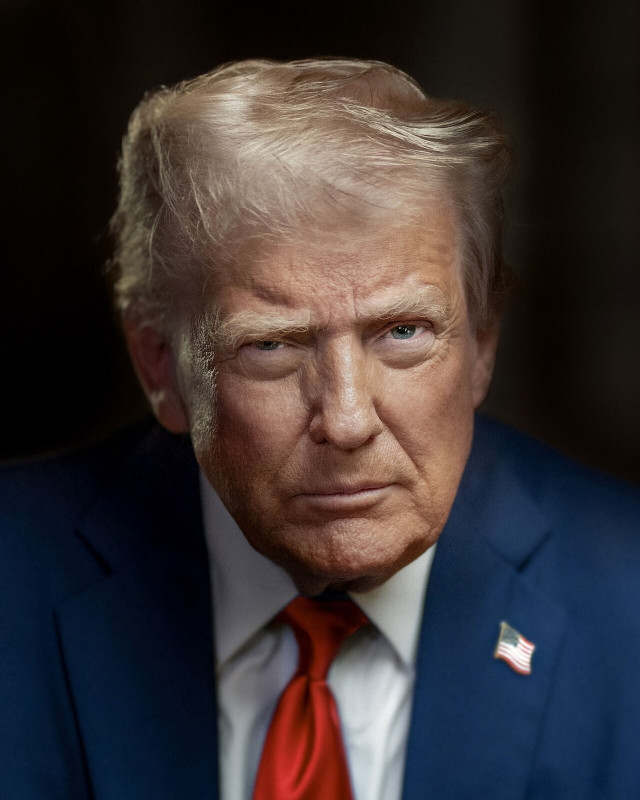
#> input picture art/comfy/refs/trump_photo_2025.jpg, 1280 x 1600 px (shown at 1/2 size)
$ python compare_shots.py ../../../art/comfy/refs/trump_photo_2025.jpg ../../../art/comfy/refs/carney_concept_master_1024.png
#> lines starting #> are read from the running program, lines starting #| are printed output that depends on the picture; after the words box and inside, x2 and y2 are one past the last pixel; in counts of white or black regions, pixels touching at a corner belong together; long printed decimals are rounded
"""Compare two review captures: silhouette IoU and CIE76 ΔE in the intersection."""
import json
import sys

import numpy as np
from PIL import Image

BG = np.array([0x22, 0x25, 0x2C], np.int16)


def load(path):
    return np.asarray(Image.open(path).convert("RGB"))
#> returned value is the input picture: shape (1600, 1280, 3); mean R, G, B 58.3, 50.8, 51.8


def silhouette(im):
    return np.abs(im.astype(np.int16) - BG).sum(-1) > 18


def srgb_to_lab(rgb):
    x = rgb.astype(np.float64) / 255.0
    a = np.where(x <= 0.04045, x / 12.92, ((x + 0.055) / 1.055) ** 2.4)
    M = np.array([[0.4124564, 0.3575761, 0.1804375],
                  [0.2126729, 0.7151522, 0.0721750],
                  [0.0193339, 0.1191920, 0.9503041]])
    xyz = a @ M.T
    xyz /= np.array([0.95047, 1.0, 1.08883])
    d = np.where(xyz > 0.008856, np.cbrt(xyz), (903.3 * xyz + 16.0) / 116.0)
    L = 116.0 * d[..., 1] - 16.0
    A = 500.0 * (d[..., 0] - d[..., 1])
    B = 200.0 * (d[..., 1] - d[..., 2])
    return np.stack([L, A, B], -1)


def stats(a, b, mask):
    n = int(mask.sum())
    if n < 16:
        return {"n": n, "de50": None, "de95": None}
    da = srgb_to_lab(a[mask])
    db = srgb_to_lab(b[mask])
    de = np.sqrt(((da - db) ** 2).sum(-1))
    return {"n": n, "de50": float(np.median(de)), "de95": float(np.percentile(de, 95))}


def head_mask(sil):
    ys, xs = np.where(sil)
    if len(ys) == 0:
        return sil
    y0, y1 = ys.min(), ys.max()
    cut = y0 + int(0.28 * (y1 - y0 + 1))
    m = np.zeros_like(sil)
    m[:cut] = sil[:cut]
    return m


def main(path_a, path_b):
    a, b = load(path_a), load(path_b)
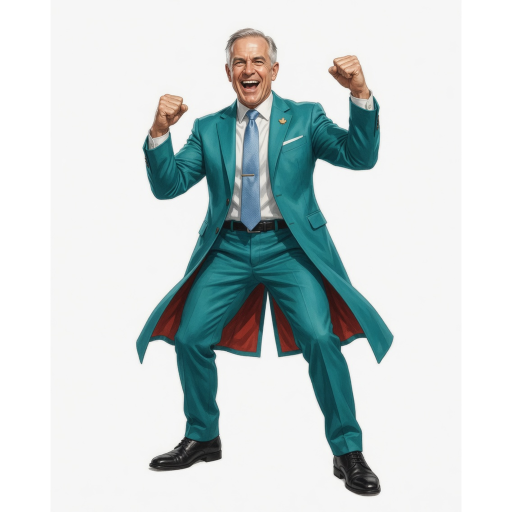
#> input picture art/comfy/refs/carney_concept_master_1024.png, 1024 x 1024 px (shown at 1/2 size)
#> in load, returned value is the input picture: shape (1024, 1024, 3); mean R, G, B 205.6, 214.7, 215
    if a.shape != b.shape:
        b = np.asarray(Image.fromarray(b).resize((a.shape[1], a.shape[0]), Image.NEAREST))
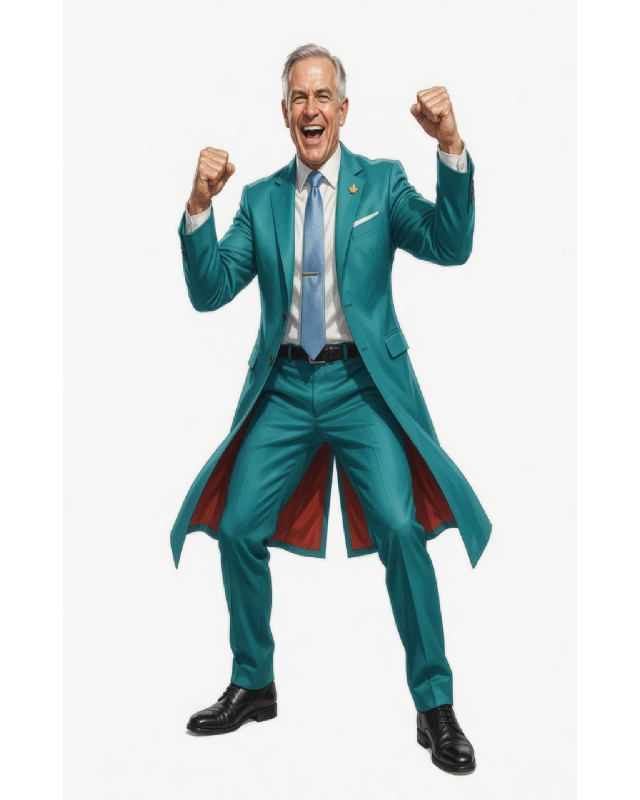
#> b: shape (1600, 1280, 3) (shown at 1/2 size); mean R, G, B 205.5, 214.7, 214.9
    sa, sb = silhouette(a), silhouette(b)
#> in silhouette, `return np.abs(im.astype(np.int16) - BG).sum(-1) > 18`:
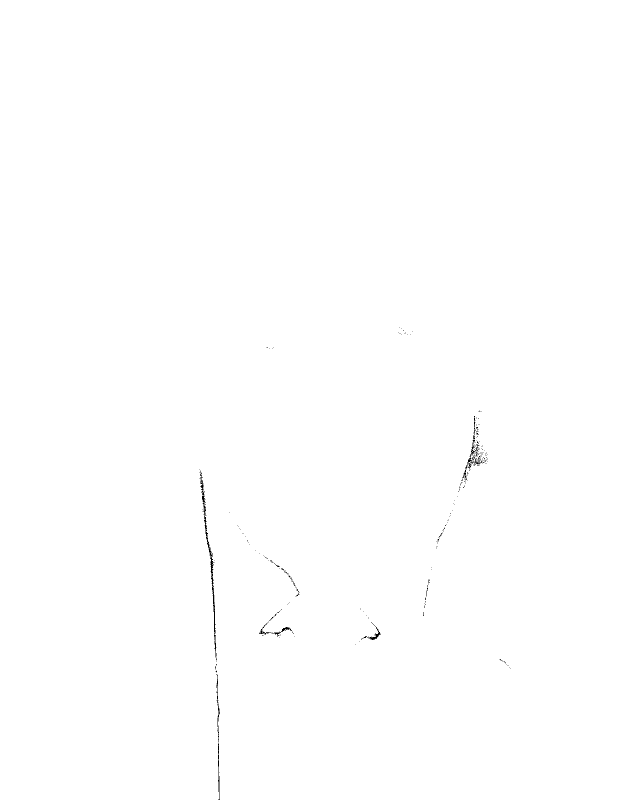
#> returned value: shape (1600, 1280) bool (shown at 1/2 size); 99.8% white; black in thin lines or dots, all inside (x1, y1, x2, y2) = (399, 655, 1021, 1600)
#> in silhouette (call 2), `return np.abs(im.astype(np.int16) - BG).sum(-1) > 18`:
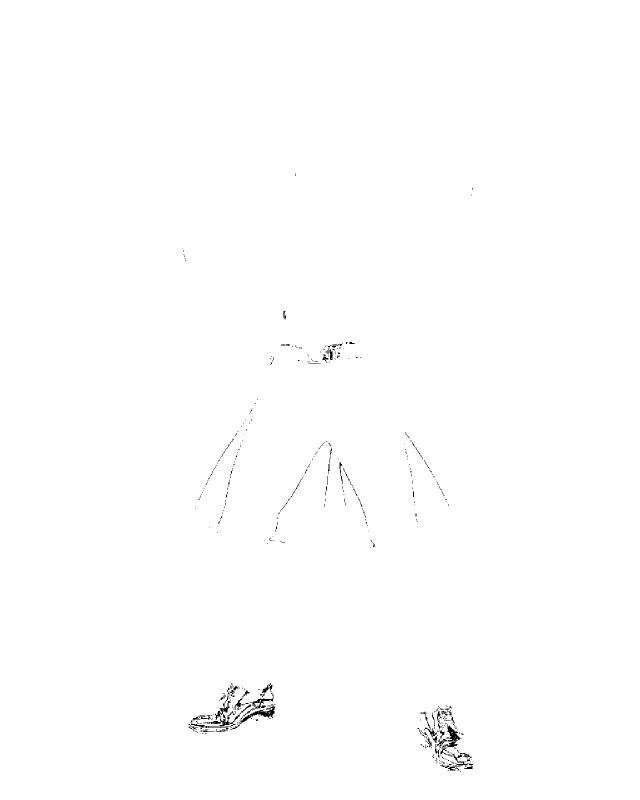
#> returned value: shape (1600, 1280) bool (shown at 1/2 size); 99.6% white; black in thin lines or dots, all inside (x1, y1, x2, y2) = (365, 347, 946, 1544)
    inter = sa & sb
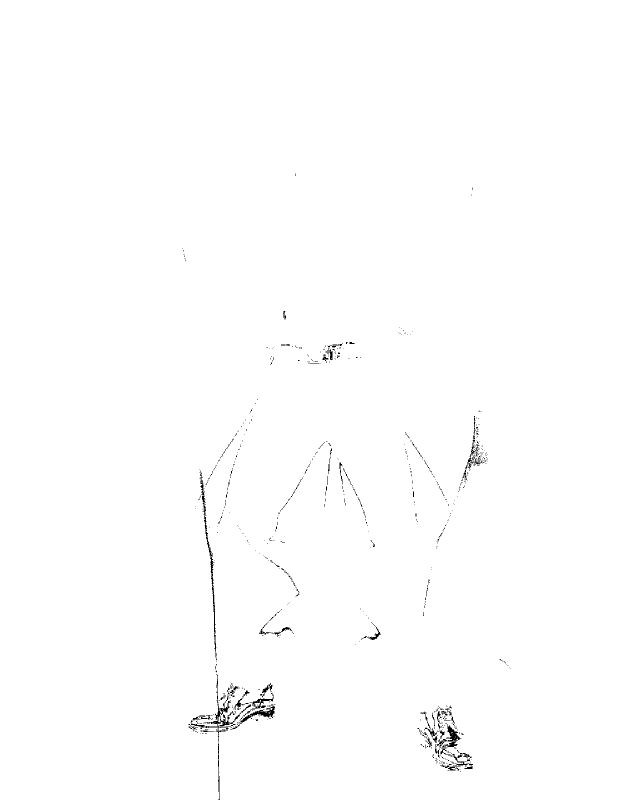
#> inter: shape (1600, 1280) bool (shown at 1/2 size); 99.5% white; black in thin lines or dots, all inside (x1, y1, x2, y2) = (365, 347, 1021, 1600)
    union = sa | sb
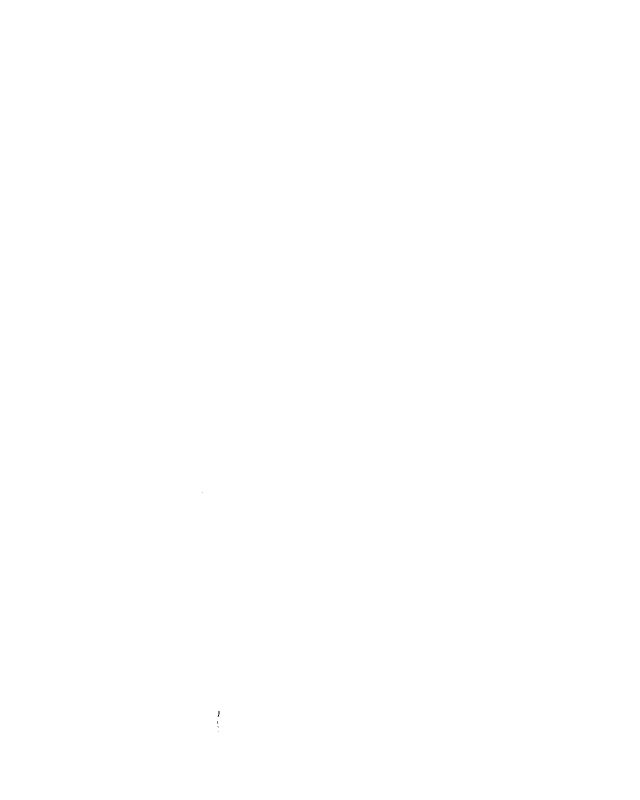
#> union: shape (1600, 1280) bool (shown at 1/2 size); 100% white; black in thin lines or dots, all inside (x1, y1, x2, y2) = (404, 985, 439, 1464)
    iou = float(inter.sum() / max(int(union.sum()), 1))
#> iou = 0.995
    body = stats(a, b, inter)
#> in stats, `n = int(mask.sum())`: n = 2037607
#> body = {'n': 2037607, 'de50': 85.49, 'de95': 98.47}
    head = stats(a, b, head_mask(sa) & head_mask(sb) & inter)
#> in head_mask, `y0, y1 = ys.min(), ys.max()`: y0 = 0; y1 = 1599
#> in head_mask, `cut = y0 + int(0.28 * (y1 - y0 + 1))`: cut = 448
#> in head_mask, `m[:cut] = sil[:cut]`:
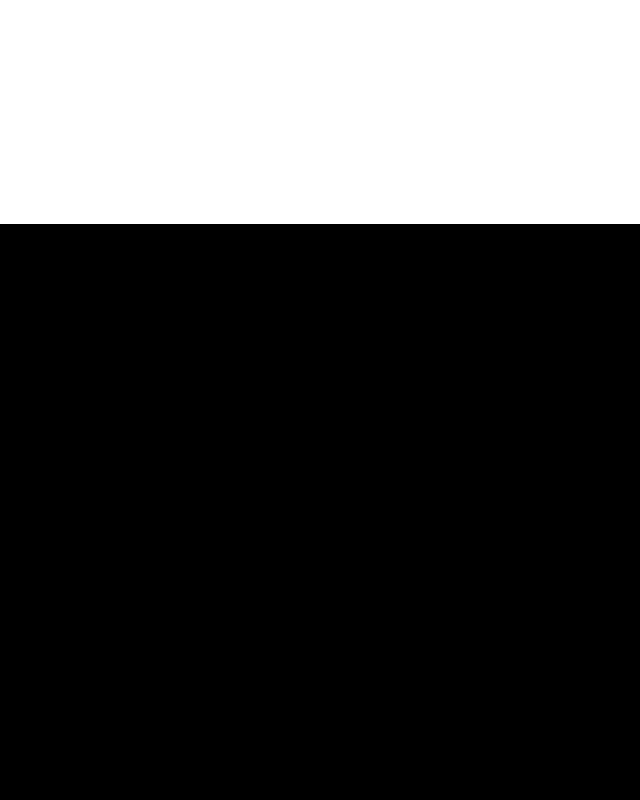
#> m: shape (1600, 1280) bool (shown at 1/2 size); 28% white; 1 white region, box (x1, y1, x2, y2) and area: (0, 0, 1280, 448) 573440
#> in head_mask (call 2), `m[:cut] = sil[:cut]`: m: shape (1600, 1280) bool; 28% white; 1 white region, box (x1, y1, x2, y2) and area: (0, 0, 1280, 448) 573428
#> head = {'n': 573428, 'de50': 92.65, 'de95': 98.74}
    json.dump({
        "kind": "capture-gate",
        "iou": iou,
        "de50": body["de50"],
        "de95": body["de95"],
        "headDE50": head["de50"],
        "headDE95": head["de95"],
        "intersectionPx": body["n"],
        "headPx": head["n"],
        "a": path_a,
        "b": path_b,
    }, sys.stdout, indent=2)
#| {
#|   "kind": "capture-gate",
#|   "iou": 0.9949,
#|   "de50": 85.486,
#|   "de95": 98.469,
#|   "headDE50": 92.652,
#|   "headDE95": 98.743,
#|   "intersectionPx": 2037607,
#|   "headPx": 573428,
#|   "a": "../../../art/comfy/refs/trump_photo_2025.jpg",
#|   "b": "../../../art/comfy/refs/carney_concept_master_1024.png"
#| }
    sys.stdout.write("\n")


if __name__ == "__main__":
    main(sys.argv[1], sys.argv[2])
